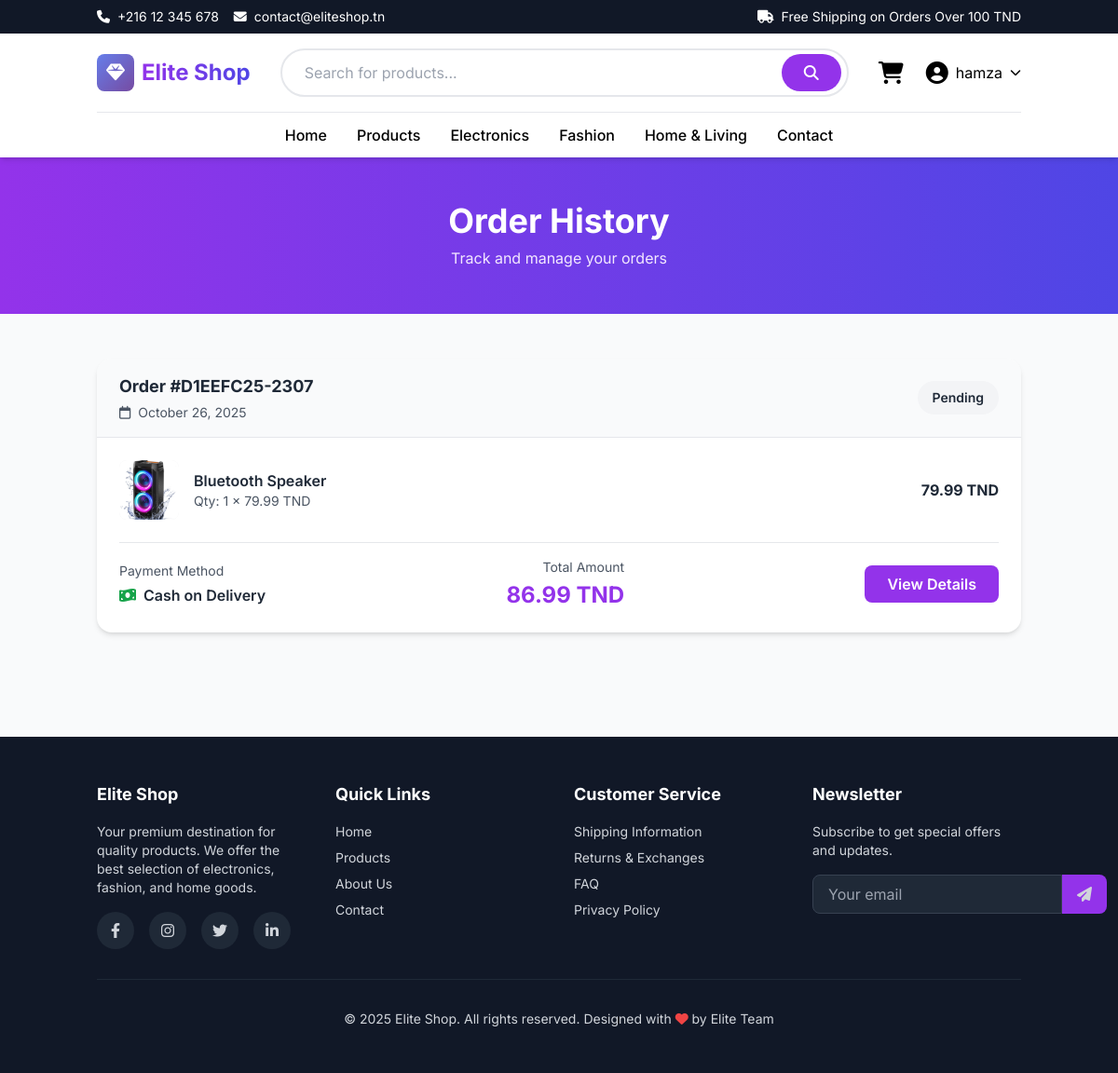
Screenshot of /orders/ (signed in) with the database file from the repository.
### store/models.py (models this page shows, shortened)
class Order(models.Model):
    STATUS_CHOICES = [
        ('pending', 'Pending'),
        ('processing', 'Processing'),
        ('shipped', 'Shipped'),
        ('delivered', 'Delivered'),
        ('cancelled', 'Cancelled'),
    ]
    PAYMENT_METHODS = [
        ('stripe', 'Stripe'),
        ('paypal', 'PayPal'),
        ('cod', 'Cash on Delivery'),
    ]
    user = models.ForeignKey(User, on_delete=models.SET_NULL, null=True, blank=True, related_name='orders')
    customer = models.ForeignKey(Customer, on_delete=models.SET_NULL, null=True, blank=True)
    order_number = models.CharField(max_length=50, unique=True)
    full_name = models.CharField(max_length=200)
    email = models.EmailField()
    phone = models.CharField(max_length=20)
    address = models.TextField()
    city = models.CharField(max_length=100)
    postal_code = models.CharField(max_length=20)
    country = models.CharField(max_length=100, default='Tunisia')
    total_amount = models.DecimalField(max_digits=10, decimal_places=2)
    shipping_cost = models.DecimalField(max_digits=6, decimal_places=2, default=7.00)
    status = models.CharField(max_length=20, choices=STATUS_CHOICES, default='pending')
    payment_method = models.CharField(max_length=20, choices=PAYMENT_METHODS, default='cod')
    payment_completed = models.BooleanField(default=False)
    stripe_payment_intent = models.CharField(max_length=200, blank=True, null=True)
    created_at = models.DateTimeField(auto_now_add=True)
    updated_at = models.DateTimeField(auto_now=True)
    class Meta:
        ordering = ['-created_at']
    def get_total(self):
        total = self.total_amount or 0
        shipping = self.shipping_cost or 0
        return total + shipping

class OrderItem(models.Model):
    order = models.ForeignKey(Order, on_delete=models.CASCADE, related_name='items')
    product = models.ForeignKey(Product, on_delete=models.SET_NULL, null=True)
    product_name = models.CharField(max_length=200)
    product_price = models.DecimalField(max_digits=10, decimal_places=2)
    quantity = models.PositiveIntegerField(default=1)
    def get_total(self):
        if self.product_price is None:
            return 0
        return self.product_price * self.quantity

class Product(models.Model):
    category = models.ForeignKey(Category, on_delete=models.SET_NULL, null=True, blank=True, related_name='products')
    name = models.CharField(max_length=200)
    slug = models.SlugField(unique=True, blank=True)
    price = models.DecimalField(max_digits=10, decimal_places=2)
    old_price = models.DecimalField(max_digits=10, decimal_places=2, null=True, blank=True)
    description = models.TextField(blank=True)
    image = models.ImageField(upload_to='products/', blank=True)
    stock = models.PositiveIntegerField(default=0)
    available = models.BooleanField(default=True)
    featured = models.BooleanField(default=False)
    created_at = models.DateTimeField(auto_now_add=True)
    updated_at = models.DateTimeField(auto_now=True)
    class Meta:
        ordering = ['-created_at']

### store/views.py (the view)
# urls.py: path('orders/', views.order_history, name='order_history'),
@login_required
def order_history(request):
    orders = Order.objects.filter(user=request.user).order_by('-created_at')
    context = {
        'orders': orders,
        'cart_count': get_cart_count(request)
    }
    return render(request, 'store/order_history.html', context)

### store/templates/store/order_history.html (shortened to what this page needs)
{% extends 'base.html' %}
{% block content %}
<section class="bg-gradient-to-r from-purple-600 to-indigo-600 text-white py-12">
    <div class="container mx-auto px-4">
        <div class="text-center">
            <h1 class="text-4xl font-bold mb-2">Order History</h1>
            <p class="text-purple-100">Track and manage your orders</p>
        </div>
    </div>
</section>
<section class="py-12 bg-gray-50">
    <div class="container mx-auto px-4">
        <div class="max-w-5xl mx-auto">
            {% if orders %}
            <div class="space-y-6">
                {% for order in orders %}
                <div class="bg-white rounded-2xl shadow-md overflow-hidden hover-shadow smooth-transition">
                    <div class="bg-gray-50 px-6 py-4 border-b flex flex-col sm:flex-row justify-between items-start sm:items-center gap-4">
                        <div>
                            <h3 class="text-lg font-bold text-gray-800 mb-1">Order #{{ order.order_number }}</h3>
                            <p class="text-sm text-gray-600">
                                <i class="far fa-calendar mr-2"></i>{{ order.created_at|date:"F d, Y" }}
                            </p>
                        </div>
                        <div class="flex items-center gap-4">
                            <span class="px-4 py-2 rounded-full text-sm font-semibold
                                {% if order.status == 'delivered' %}bg-green-100 text-green-800
                                {% elif order.status == 'shipped' %}bg-blue-100 text-blue-800
                                {% elif order.status == 'processing' %}bg-yellow-100 text-yellow-800
                                {% elif order.status == 'cancelled' %}bg-red-100 text-red-800
                                {% else %}bg-gray-100 text-gray-800{% endif %}">
                                {{ order.get_status_display }}
                            </span>
                        </div>
                    </div>
                    <div class="p-6">
                        <div class="space-y-4 mb-6">
                            {% for item in order.items.all %}
                            <div class="flex items-center gap-4">
                                <div class="w-16 h-16 bg-gray-100 rounded-lg overflow-hidden flex-shrink-0">
                                    {% if item.product and item.product.image %}
                                    <img src="{{ item.product.image.url }}" alt="{{ item.product_name }}" class="w-full h-full object-cover">
                                    {% else %}
                                    <div class="flex items-center justify-center h-full">
                                        <i class="fas fa-image text-gray-300"></i>
                                    </div>
                                    {% endif %}
                                </div>
                                <div class="flex-1">
                                    <h4 class="font-semibold text-gray-800">{{ item.product_name }}</h4>
                                    <p class="text-sm text-gray-600">Qty: {{ item.quantity }} × {{ item.product_price }} TND</p>
                                </div>
                                <div class="text-right">
                                    <p class="font-bold text-gray-800">{{ item.get_total }} TND</p>
                                </div>
                            </div>
                            {% endfor %}
                        </div>
                        <div class="flex flex-col sm:flex-row justify-between items-center gap-4 pt-4 border-t">
                            <div>
                                <p class="text-sm text-gray-600 mb-1">Payment Method</p>
                                <p class="font-semibold text-gray-800">
                                    {% if order.payment_method == 'stripe' %}
                                    <i class="fas fa-credit-card text-purple-600 mr-2"></i>Credit Card
                                    {% elif order.payment_method == 'cod' %}
                                    <i class="fas fa-money-bill-wave text-green-600 mr-2"></i>Cash on Delivery
                                    {% endif %}
                                </p>
                            </div>
                            <div class="text-center sm:text-right">
                                <p class="text-sm text-gray-600 mb-1">Total Amount</p>
                                <p class="text-2xl font-bold text-purple-600">{{ order.get_total }} TND</p>
                            </div>
                            <a href="{% url 'order_detail' order.id %}" class="bg-purple-600 text-white px-6 py-2 rounded-lg hover:bg-purple-700 transition font-semibold whitespace-nowrap">
                                View Details
                            </a>
                        </div>
                    </div>
                </div>
                {% endfor %}
            </div>
            {% endif %}
        </div>
    </div>
</section>
{% endblock %}

### store/templates/base.html (shortened to what this page needs)
{% load static %}
<!DOCTYPE html>
<html lang="en">
<head>
    <script src="https://cdn.tailwindcss.com"></script>
    <link rel="stylesheet" href="https://cdnjs.cloudflare.com/ajax/libs/font-awesome/6.4.0/css/all.min.css">
</head>
<body class="bg-gray-50">
    <div class="bg-gray-900 text-white text-sm py-2">
        <div class="container mx-auto px-4 flex justify-between items-center">
            <div class="flex items-center space-x-4">
                <span><i class="fas fa-phone mr-2"></i>+216 12 345 678</span>
                <span><i class="fas fa-envelope mr-2"></i>contact@eliteshop.tn</span>
            </div>
            <div class="flex items-center space-x-4">
                <span><i class="fas fa-truck mr-2"></i>Free Shipping on Orders Over 100 TND</span>
            </div>
        </div>
    </div>
    <nav class="bg-white shadow-md sticky top-0 z-50">
        <div class="container mx-auto px-4">
            <div class="flex justify-between items-center py-4">
                <a href="{% url 'home' %}" class="flex items-center space-x-2">
                    <div class="w-10 h-10 gradient-bg rounded-lg flex items-center justify-center">
                        <i class="fas fa-gem text-white text-xl"></i>
                    </div>
                    <span class="text-2xl font-bold bg-gradient-to-r from-purple-600 to-indigo-600 bg-clip-text text-transparent">
                    </span>
                </a>
                <div class="hidden md:block flex-1 max-w-2xl mx-8">
                    <form method="GET" action="{% url 'products' %}" class="relative">
                        <input
                            type="text"
                            name="search"
                            placeholder="Search for products..."
                            class="w-full px-6 py-3 rounded-full border-2 border-gray-200 focus:border-purple-500 focus:outline-none transition"
                        >
                        <button type="submit" class="absolute right-2 top-1/2 transform -translate-y-1/2 bg-purple-600 text-white px-6 py-2 rounded-full hover:bg-purple-700 transition">
                            <i class="fas fa-search"></i>
                        </button>
                    </form>
                </div>
                <div class="flex items-center space-x-6">
                    <a href="{% url 'cart' %}" class="relative smooth-transition hover:text-purple-600">
                        <i class="fas fa-shopping-cart text-2xl"></i>
                    </a>
                    {% if user.is_authenticated %}
                    <div class="relative group">
                        <button class="flex items-center space-x-2 smooth-transition hover:text-purple-600">
                            <i class="fas fa-user-circle text-2xl"></i>
                            <span class="hidden lg:block">{{ user.username }}</span>
                            <i class="fas fa-chevron-down text-xs"></i>
                        </button>
                    </div>
                    {% endif %}
                </div>
            </div>
            <div class="hidden md:flex items-center justify-center space-x-8 py-3 border-t">
                <a href="{% url 'home' %}" class="smooth-transition hover:text-purple-600 font-medium">Home</a>
                <a href="{% url 'products' %}" class="smooth-transition hover:text-purple-600 font-medium">Products</a>
                <a href="{% url 'products' %}?category=electronics" class="smooth-transition hover:text-purple-600 font-medium">Electronics</a>
                <a href="{% url 'products' %}?category=fashion" class="smooth-transition hover:text-purple-600 font-medium">Fashion</a>
                <a href="{% url 'products' %}?category=home-living" class="smooth-transition hover:text-purple-600 font-medium">Home & Living</a>
                <a href="{% url 'contact' %}" class="smooth-transition hover:text-purple-600 font-medium">Contact</a>
            </div>
        </div>
    </nav>
    <main>
        {% block content %}{% endblock %}
    </main>
    <footer class="bg-gray-900 text-gray-300 mt-16">
        <div class="container mx-auto px-4 py-12">
            <div class="grid grid-cols-1 md:grid-cols-4 gap-8">
                <div>
                    <h3 class="text-white text-lg font-bold mb-4">Elite Shop</h3>
                    <p class="text-sm mb-4">Your premium destination for quality products. We offer the best selection of electronics, fashion, and home goods.</p>
                    <div class="flex space-x-4">
                        <a href="#" class="w-10 h-10 bg-gray-800 rounded-full flex items-center justify-center hover:bg-purple-600 transition">
                            <i class="fab fa-facebook-f"></i>
                        </a>
                        <a href="#" class="w-10 h-10 bg-gray-800 rounded-full flex items-center justify-center hover:bg-purple-600 transition">
                            <i class="fab fa-instagram"></i>
                        </a>
                        <a href="#" class="w-10 h-10 bg-gray-800 rounded-full flex items-center justify-center hover:bg-purple-600 transition">
                            <i class="fab fa-twitter"></i>
                        </a>
                        <a href="#" class="w-10 h-10 bg-gray-800 rounded-full flex items-center justify-center hover:bg-purple-600 transition">
                            <i class="fab fa-linkedin-in"></i>
                        </a>
                    </div>
                </div>
                <div>
                    <h3 class="text-white text-lg font-bold mb-4">Quick Links</h3>
                    <ul class="space-y-2 text-sm">
                        <li><a href="{% url 'home' %}" class="hover:text-purple-400 transition">Home</a></li>
                        <li><a href="{% url 'products' %}" class="hover:text-purple-400 transition">Products</a></li>
                        <li><a href="#" class="hover:text-purple-400 transition">About Us</a></li>
                        <li><a href="#" class="hover:text-purple-400 transition">Contact</a></li>
                    </ul>
                </div>
                <div>
                    <h3 class="text-white text-lg font-bold mb-4">Customer Service</h3>
                    <ul class="space-y-2 text-sm">
                        <li><a href="#" class="hover:text-purple-400 transition">Shipping Information</a></li>
                        <li><a href="#" class="hover:text-purple-400 transition">Returns & Exchanges</a></li>
                        <li><a href="#" class="hover:text-purple-400 transition">FAQ</a></li>
                        <li><a href="#" class="hover:text-purple-400 transition">Privacy Policy</a></li>
                    </ul>
                </div>
                <div>
                    <h3 class="text-white text-lg font-bold mb-4">Newsletter</h3>
                    <p class="text-sm mb-4">Subscribe to get special offers and updates.</p>
                    <form class="flex">
                        <input
                            type="email"
                            placeholder="Your email"
                            class="flex-1 px-4 py-2 rounded-l-lg bg-gray-800 border border-gray-700 focus:outline-none focus:border-purple-500"
                        >
                        <button type="submit" class="bg-purple-600 px-4 py-2 rounded-r-lg hover:bg-purple-700 transition">
                            <i class="fas fa-paper-plane"></i>
                        </button>
                    </form>
                </div>
            </div>
            <div class="border-t border-gray-800 mt-8 pt-8 text-center text-sm">
                <p>&copy; 2025 Elite Shop. All rights reserved. Designed with <i class="fas fa-heart text-red-500"></i> by Elite Team</p>
            </div>
        </div>
    </footer>
</body>
</html>

### rows the page displays
Order: order_number "D1EEFC25-2307", created_at "October 26, 2025", status "Pending", payment_method "cod" (drawn), get_total "86.99"
OrderItem: product.image (picture), product_name "Bluetooth Speaker", quantity "1", product_price "79.99", get_total "79.99"

### other values shown
{{ user.username }} "hamza"
